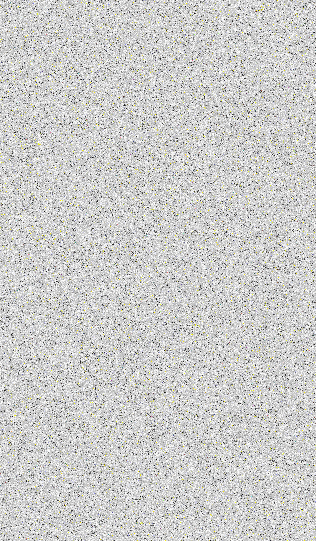
#> input picture zablender/src/blended_vrr.png, 316 x 541 px
$ python solver.py
#> lines starting #> are read from the running program, lines starting #| are printed output that depends on the picture
#> the answer given: blended_vrr.png
#> the answer given: 3
from PIL import Image
import numpy as np
from random import seed

def unscramble_image(input_file, output_file, secret_seed):
#> called with input_file = 'blended_vrr.png', output_file = 'unscrambled_blended_vrr.png', secret_seed = 3
    try:
        img = Image.open(input_file)
#> img is the input picture: PIL image 316x541 RGBA; mean R, G, B, A 127.2, 127.2, 127.3, 127
        width, height = img.size
#> width = 316; height = 541
        pixels = np.array(img)
    except:
        print("err")
        return

    seed(secret_seed)
    np.random.seed(secret_seed)

    pixel_order = np.arange(width * height)
    np.random.shuffle(pixel_order)

    random_matrix = np.random.randint(1, 256, size=(height, width), dtype=np.uint8)

    has_alpha = pixels.shape[2] == 4
#> has_alpha = True

    unscrambled = np.zeros_like(pixels)
    for i, idx in enumerate(pixel_order):
        dest_y, dest_x = divmod(idx, width)
        y, x = divmod(i, width)

        if has_alpha:
            r, g, b, a = pixels[y, x]
        else:
            r, g, b = pixels[y, x]

        rand_val = random_matrix[y, x]

        orig_r = r ^ rand_val
        orig_g = g ^ rand_val
        orig_b = b ^ rand_val

        if has_alpha:
            unscrambled[dest_y, dest_x] = [orig_r, orig_g, orig_b, a]
        else:
            unscrambled[dest_y, dest_x] = [orig_r, orig_g, orig_b]
#> this loop made 170956 passes
#> (r, g, b, a, orig_r, orig_g, orig_b) on passes 1 to 12: (195, 195, 193, 223, 156, 156, 158), (140, 140, 140, 140, 102, 102, 102), (26, 26, 26, 180, 3, 3, 3), (69, 69, 69, 65, 52, 52, 52), (44, 44, 46, 148, 102, 102, 100), (239, 239, 233, 173, 57, 57, 63), (79, 79, 79, 79, 200, 200, 200), (107, 107, 107, 221, 143, 143, 143), (240, 240, 240, 91, 83, 83, 83), (46, 47, 43, 4, 248, 249, 253), (164, 164, 164, 167, 133, 133, 133), (23, 23, 23, 23, 34, 34, 34)
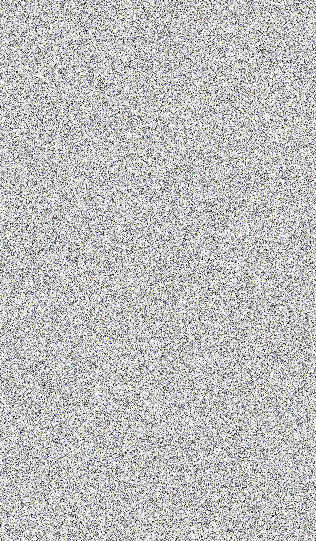
#> unscrambled: shape (541, 316, 4); mean R, G, B, A 127.7, 127.6, 127.7, 127; transparent parts drawn white

    unscrambled_img = Image.fromarray(unscrambled.astype(np.uint8))
    unscrambled_img.save(output_file)

    print(f"Unscrambled image saved as {output_file}")

if __name__ == "__main__":
    input_file = input("Enter the name of your scrambled image file: ")
    output_file = "unscrambled_" + input_file
    secret_seed = int(input("Enter the seed for unscrambling: "))
    unscramble_image(input_file, output_file, secret_seed)
